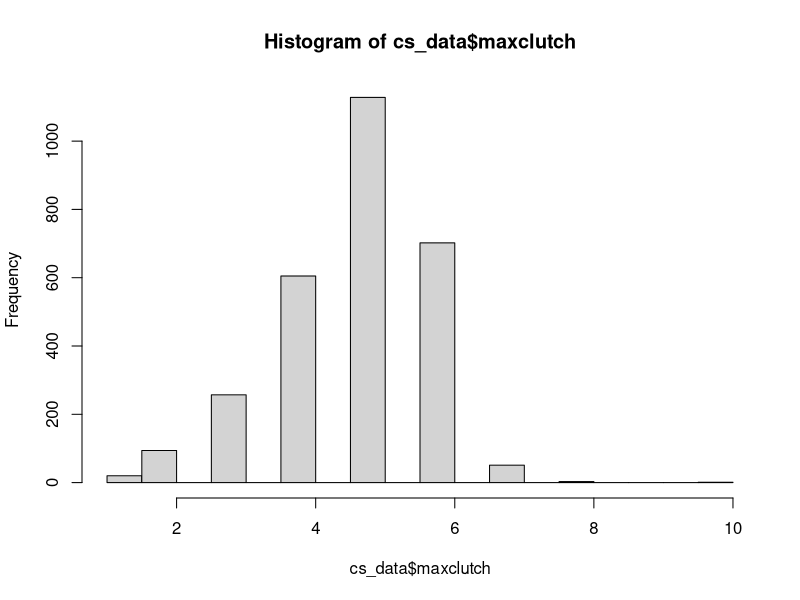
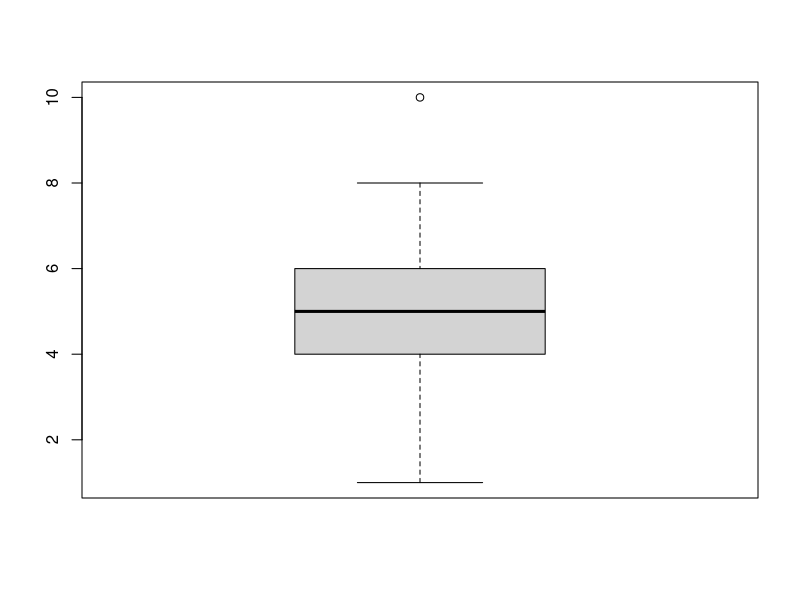
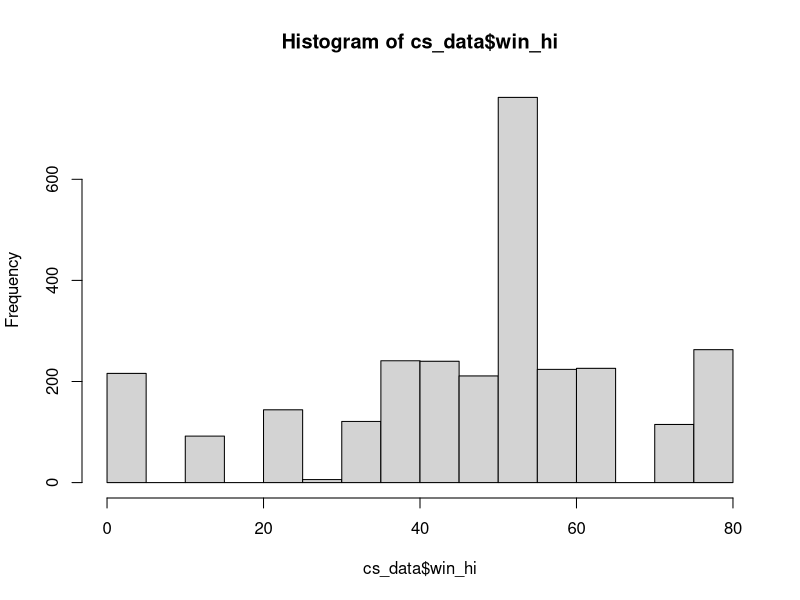
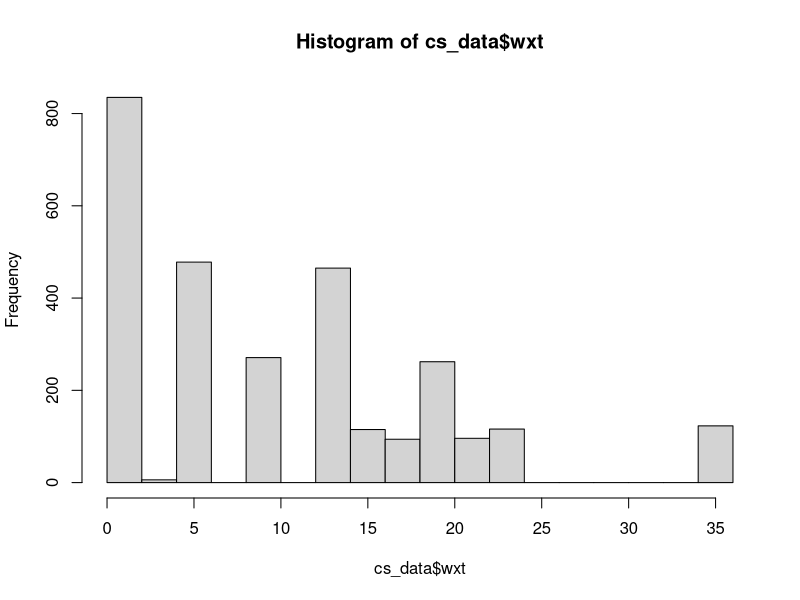
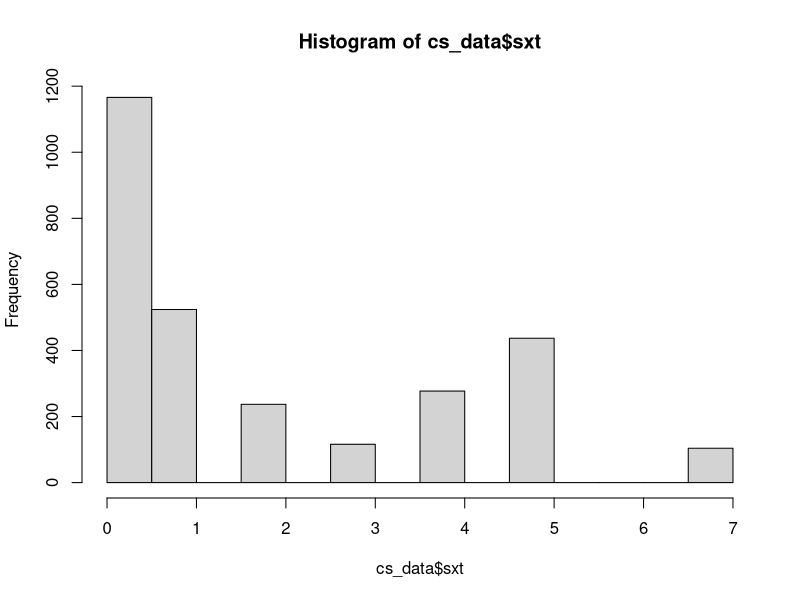
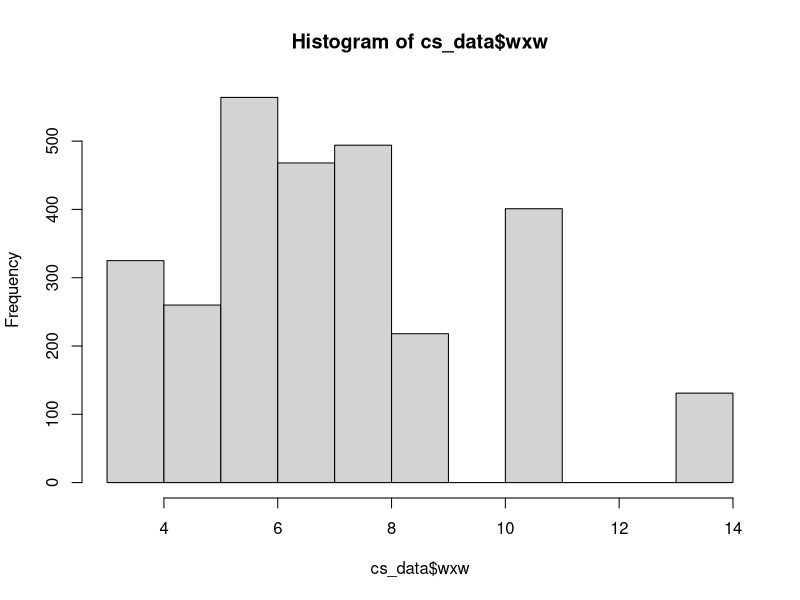
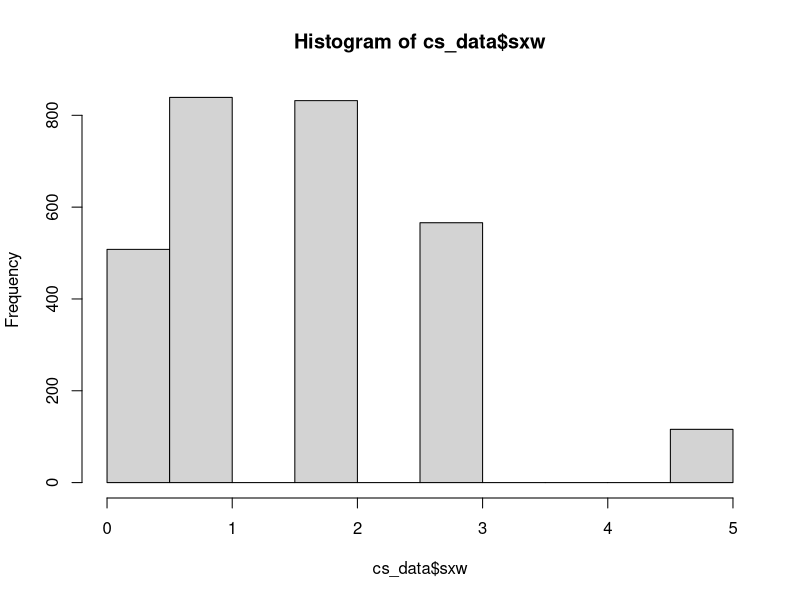
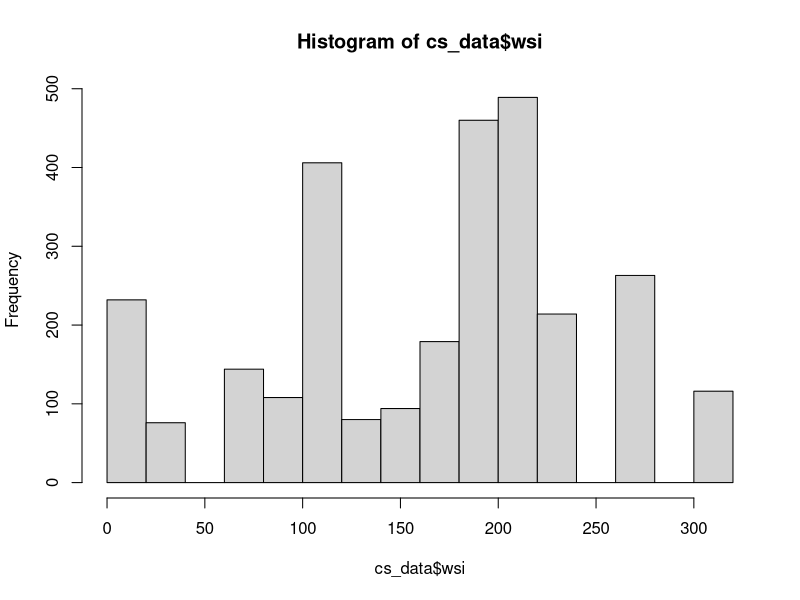

The R script that drew these images, in order: (Note: this script raises an error after producing the figures.)
# Fit mixed effects models for clutch size

# Load Packages
library(lme4) #used for modeling mixed effects models
library(data.table) #for easy data manipulation and visuals
library(optimx) #another method for optimzation in model fitting

# Load data
cs_data <- read.csv("clutch_size/data/clutch_wx.csv", header = TRUE)
head(cs_data)
summary(cs_data)

# Remove nest with 34 eggs
cs_data <- cs_data[!(cs_data$maxclutch == "34"),]
summary(cs_data)

# Make sure site and year are factor variables
is.factor(cs_data$site)
cs_data$site <- as.factor(cs_data$site)
is.factor(cs_data$site)

is.factor(cs_data$year)
cs_data$year <- as.factor(cs_data$year)
is.factor(cs_data$year)

# Visualize data
hist(cs_data$maxclutch)
boxplot(cs_data$maxclutch)
hist(cs_data$win_hi)
hist(cs_data$wxt)
hist(cs_data$sxt)
hist(cs_data$wxw)
hist(cs_data$sxw)
hist(cs_data$wsi)
head(cs_data)

# Standardize variables
cs_data$cwin_hi <- cs_data$win_hi - mean(cs_data$win_hi)
cs_data$swin_hi <- scale(cs_data$win_hi, center = TRUE, scale = TRUE) #standardized, to center only set scale=FALSE
# 
cs_data$cwsi <- cs_data$wsi - mean(cs_data$wsi)
cs_data$swsi <- scale(cs_data$wsi, center = TRUE, scale = TRUE) #standardized

head(cs_data)



# Fit mixed effect models
# maxclutch ~ 1
c1 <- glmer(maxclutch ~ 1 + (1|year), data = cs_data,
           family = poisson(link = "log"))
summary(c1)
# get output
loglike <- logLik(c1)[1]
beta_c1 <- coef(summary(c1))[ ,"Estimate"]
k <- length(beta_c1)
model <- "null"

# summary of model fit
c1.sum <- summary(c1)
print(c1.sum, digits=3)


# maxclutch ~ sxt + sxw + Win_Hi + site + (1|year)
c2 <- glmer(maxclutch ~ sxt + sxw + swin_hi[,1] + site + (1|year), 
            data = cs_data, family = poisson(link = "log")) #Peterson & Douglas
summary(c2)
loglike <- append(loglike, logLik(c2)[1])
beta_c2 <- coef(summary(c2))[ ,"Estimate"]
k <- append(k, length(beta_c2))
model <- append(model, "sxt+sxw+win_hi+site")

# summary of model fit
c2.sum <- summary(c2)
print(c2.sum, digits=3)
plot(ranef(c2)) #QQ plot
plot(c2)

logLik(c2)
AIC(c2)
# maxclutch ~ sxt + sxw + Win_Hi + I(Win_Hi^2) + site + (1|year)
c3 <- glmer(maxclutch ~ sxt + sxw + swin_hi[,1] + I(swin_hi[,1]^2) + site + (1|year), 
            data = cs_data, family = poisson(link = "log")) #Peterson & Douglas
summary(c3)
loglike <- append(loglike, logLik(c3)[1])
beta_c3 <- coef(summary(c3))[ ,"Estimate"]
k <- append(k, length(beta_c3))
model <- append(model, "sxt+sxw+win_hi+win_hi2+site")

# summary of model fit
c3.sum <- summary(c3)
print(c3.sum, digits=3)
plot(ranef(c3))



# maxclutch ~ wsi + site + (1|year)
c4 <- glmer(maxclutch ~ swsi[,1] + site + (1|year), 
            data = cs_data, family = poisson(link = "log")) #Paul Flint
summary(c4)
loglike <- append(loglike, logLik(c4)[1])
beta_c4 <- coef(summary(c4))[ ,"Estimate"]
k <- append(k, length(beta_c4))
model <- append(model, "wsi+site")

# summary of model fit
c4.sum <- summary(c4)
print(c4.sum, digits=3)
plot(ranef(c4))




# maxclutch ~ Win_Hi + I(Win_Hi^2) + site + (1|year)
c5 <- glmer(maxclutch ~ swin_hi[,1] + I(swin_hi[,1]^2) + site + (1|year), 
            data = cs_data, family = poisson(link = "log")) #Katie Christie
summary(c5)
loglike <- append(loglike, logLik(c5)[1])
beta_c5 <- coef(summary(c5))[ ,"Estimate"]
k <- append(k, length(beta_c5))
model <- append(model, "win_hi+win_hi2+site")

# summary of model fit
c5.sum <- summary(c5)
print(c5.sum, digits=3)
plot(ranef(c5))



# maxclutch ~ Win_Hi + site + (1|year)
c6 <- glmer(maxclutch ~ swin_hi[,1] + site + (1|year), 
            data = cs_data, family = poisson(link = "log")) #Paul Flint
summary(c6)
loglike <- append(loglike, logLik(c6)[1])
beta_c6 <- coef(summary(c6))[ ,"Estimate"]
k <- append(k, length(beta_c6))
model <- append(model, "win_hi+site")

# summary of model fit
c6.sum <- summary(c6)
print(c6.sum, digits=3)
plot(ranef(c6))

#c7 <- glm(maxclutch ~ Init, data = cs_data)
#summary(c7)
# get output
#loglike <- logLik(c7)[1]
#beta_c7 <- coef(summary(c7))[ ,"Estimate"]
#k <- length(beta_c7)
#model <- "init"

# summary of model fit
c7.sum <- summary(c7)
print(c7.sum, digits=3)



# AICc Model Selection

# Create AICc table
table <- data.frame(model)
table$LL <- loglike
table$neg2LL <- loglike*-2 #calculate negative 2 loglikelihood from log likelihood
table$n <- nrow(cs_data) #number of observations
table$k <- k+2 #add 2 parameters for the random year effect and the residual estimate
table$AIC <- table$neg2LL + (2*table$k) #calculate AIC (not corrected for small sample)
table$AICc <- table$AIC + ((2*table$k^2+2*table$k)/(table$n-table$k-1)) #calculate AICc
table$AICcmin <- min(table$AICc) #find smallest AIC value
table$deltaAICc <- table$AICc-table$AICcmin #calculate difference between smallest AIC and each AICc
table$odds <- exp(-0.5*table$deltaAICc) #calculate model odds, need for model weights
summodds <- sum(table$odds) #summary model odds
table$AICcwt <- table$odds/summodds #calculate AICc model weights=strength of support for each
print(table, digits=2) 




# Save model oupput to output folder
# Write the results output into excel (csv)
clutch_model_table <- table
write.csv(clutch_model_table, "clutch_size/output/clutch_model_table.csv")



###Get mean clutch size and standard errors for both sites
kig_csdata <- cs_data[cs_data$site == "kig",]
utq_csdata <- cs_data[cs_data$site == "utq",]
mean(kig_csdata$maxclutch) #4.8
mean(utq_csdata$maxclutch) #4.3

# Activate package
library(plotrix) #used to get standard error
std.error(kig_csdata$maxclutch) #0.021
std.error(utq_csdata$maxclutch) #0.10
aggregate(maxclutch ~ site, data = cs_data, FUN = mean)
klci <- mean(kig_csdata$maxclutch) - 1.96*std.error(kig_csdata$maxclutch) #4.7478
kuci <- mean(kig_csdata$maxclutch) + 1.96*std.error(kig_csdata$maxclutch) #4.8308

ulci <- mean(utq_csdata$maxclutch) - 1.96*std.error(utq_csdata$maxclutch) #4.1123
uuci <- mean(utq_csdata$maxclutch) + 1.96*std.error(utq_csdata$maxclutch) #4.5030




mean(cs_data$maxclutch) #4.761596
std.error(cs_data$maxclutch) #0.02085693
lci <- mean(cs_data$maxclutch) - 1.96*std.error(cs_data$maxclutch) #4.72
uci <- mean(cs_data$maxclutch) + 1.96*std.error(cs_data$maxclutch) #4.80

# Get overall mean
m_clutch <- mean(cs_data$maxclutch)
# get sample size
n <- length(cs_data$maxclutch)
# find standard deviation
st.dev <- sd(cs_data$maxclutch)
# get standard error
st.error <- st.dev/sqrt(n)
alpha = 0.05
deg_of_free <- n-1
t_score <- qt(p = alpha/2, df = deg_of_free, lower.tail = F)
mar_of_error <- t_score*st.error
lower_bound <- m_clutch - mar_of_error
upper_bound <- m_clutch + mar_of_error


# Average clutch sizes per year
aggregate(maxclutch ~ year, data = cs_data, FUN = mean)

# average clutch sizes per year at each site
kig_eggs <- aggregate(maxclutch ~ year, data = kig_csdata, FUN = mean)
utq_eggs <- aggregate(maxclutch ~ year, data = utq_csdata, FUN = mean)

plot(kig_eggs$year, kig_eggs$maxclutch)
library(ggplot2)
ggplot(kig_eggs, aes(x = year, y = maxclutch)) +
  geom_point() +
  theme(axis.text.x = element_text(angle = 40, hjust = 1))



c7 <- glmer(maxclutch ~ 1 + (1|year) + Init, data = cs_data,
            family = poisson(link = "log"))
summary(c7)
# get output
loglike <- logLik(c7)[1]
beta_c1 <- coef(summary(c1))[ ,"Estimate"]
k <- length(beta_c7)
model <- "null"

# summary of model fit
c1.sum <- summary(c7)
print(c7.sum, digits=3)

#
